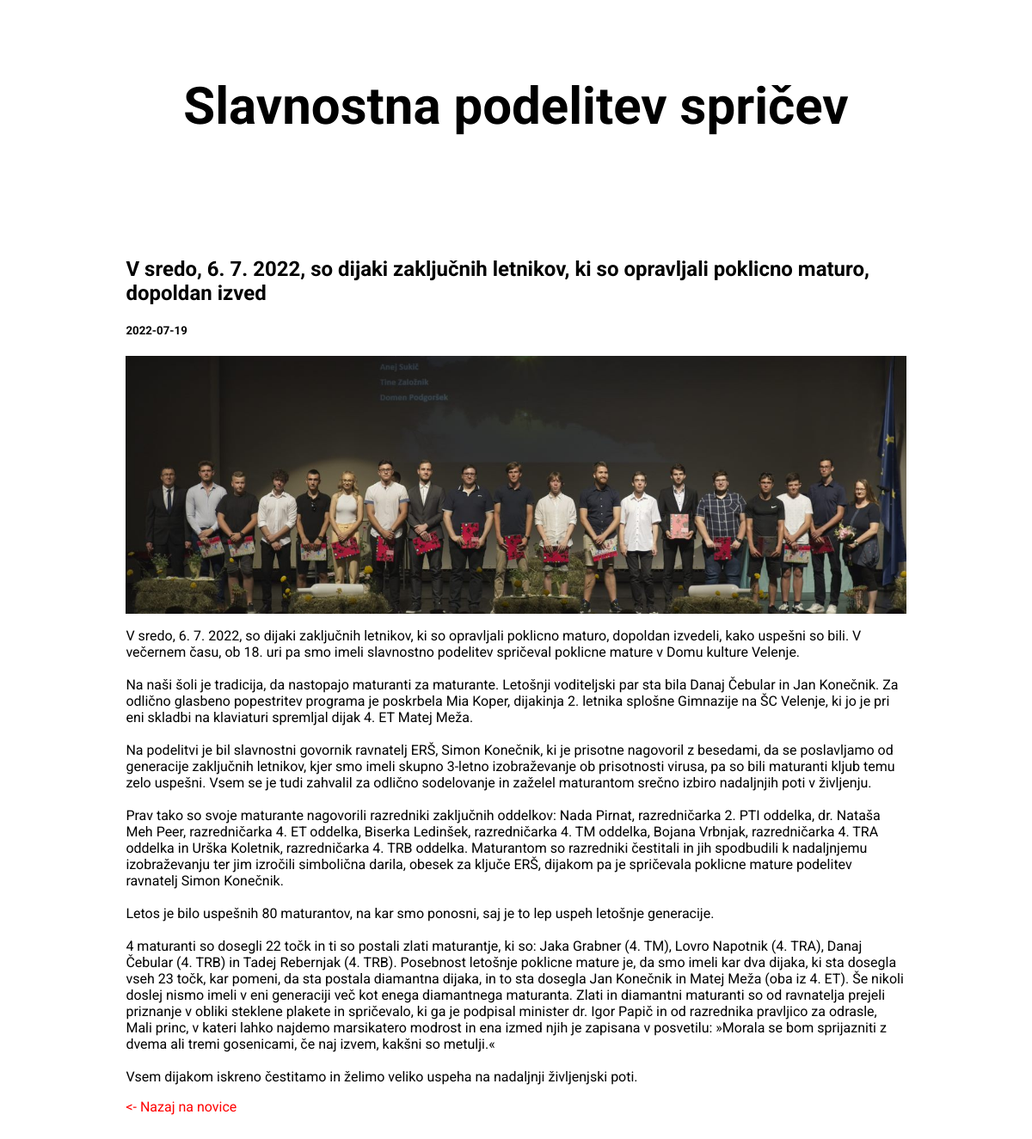
/news-post.php?n_id=4, run on the app's committed database.
### tables this page shows
CREATE TABLE `news` (
  `id` int(11) NOT NULL,
  `title` varchar(100) NOT NULL,
  `subtitle` varchar(100) NOT NULL,
  `text` text NOT NULL,
  `date` date NOT NULL DEFAULT current_timestamp(),
  `img` varchar(255) NOT NULL
);

### news-post.php (the view, shortened to what this page needs)
<!DOCTYPE html>
<?php
require("db.php");
$n_id=$_GET['n_id'];
?>
<html lang="sl">
<head>
    <link rel="stylesheet" href="css/news-post.css">
</head>
<body>
<?php
        $sql = "SELECT * FROM news WHERE id=$n_id";
        $result=mysqli_query($conn, $sql);
        while ($row= mysqli_fetch_array($result)){
    echo'
    <div class="header">
        <h2>'.$row['title'].'</h2>
    </div>
    <div class="main">
            <div class="card">
                <h2>'.$row['subtitle'].'</h2>
                <h5>'.$row['date'].'</h5>
                <div class="card-img">
                    <img src="images/'.$row['img'].'">
                </div>
                <p>'.$row['text'].'</p>
                <a href="news.php"><- Nazaj na novice</a>
            </div>
    </div>';}?>
</body>
</html>

### css/news-post.css (style rules this page uses)
body { font-family: roboto, "Roboto"; }
.header { padding: 30px; font-size: 40px; text-align: center; background: white; }
.main { width: 80%; margin: auto; }
.card { background-color: white; padding: 20px; margin-top: 20px; }
.card-img { width: 100%; height: 300px; margin: auto; }
.card-img img { width: 100%; height: 300px; object-fit: cover; }
.card a { text-decoration: none; color: red; }

### data on the page
news: title "Slavnostna podelitev spričev", subtitle "V sredo, 6. 7. 2022, so dijaki zaključnih letnikov, ki so opravljali poklicno maturo, dopoldan izved", date "2022-07-19", img (picture), text "V sredo, 6. 7. 2022, so dijaki zaključnih letnikov, ki so opravljali poklicno maturo, dopoldan izvedeli, kako uspešni so bili. V večernem času, ob 18. uri pa smo imeli slavnostno podelitev spričeval poklicne mature v Domu kulture Velenje. Na naši šoli je tradicija, da nastopajo maturanti za maturante. Letošnji voditeljski par sta bila Danaj Čebular in Jan Konečnik. Za odlično glasbeno popestritev programa je poskrbela Mia Koper, dijakinja 2. letnika splošne Gimnazije na ŠC Velenje, ki jo je pri eni skladbi na klaviaturi spremljal dijak 4. ET Matej Meža. Na podelitvi je bil slavnostni govornik ravnatelj ERŠ, Simon Konečnik, ki je prisotne nagovoril z besedami, da se poslavljamo od generacije…"
